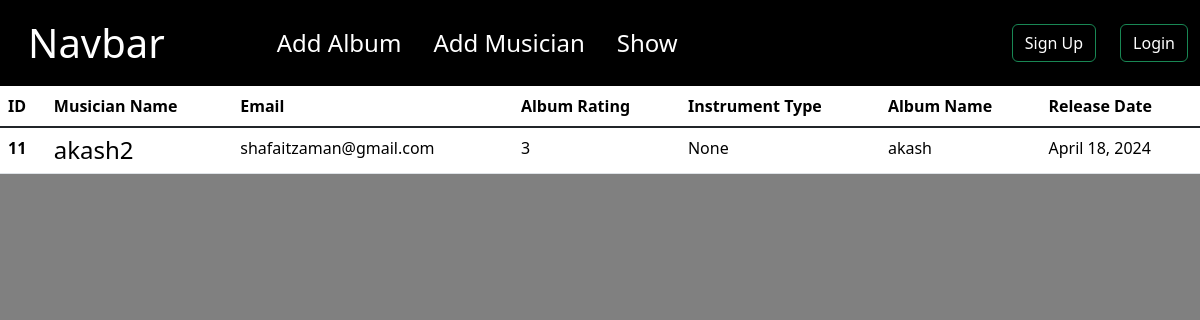
Page /show/ on the committed database.
### album/models.py (models this page shows)
class albums(models.Model):
    choice = [
        ("1", "1"),
        ("2", "2"),
        ("3", "3"),
        ("4", "4"),
        ("5", "5"),
    ]
    album_name = models.CharField(max_length=20)
    release_date = models.DateField()
    rating = models.CharField(choices=choice, max_length=50, default=True)
    musician = models.ForeignKey(musicians, on_delete=models.CASCADE)
    def __str__(self) -> str:
        return f"{self.album_name}"

### musician/models.py (models this page shows, shortened)
class musicians(models.Model):
    first_name = models.CharField(max_length=50)
    last_name = models.CharField(max_length=50)
    email = models.EmailField()
    phone_number = models.IntegerField()
    instrument_type = models.TextField(max_length=50, null=True, blank=True)

### show_detail/views.py (the view)
# urls.py: path("", index, name="add_musician"),
def index(request):
    data = albums.objects.all()
    print(data)
    return render(
        request,
        "show_detail/index.html",
        {"data": data, "logged": request.user.is_authenticated},
    )

### show_detail/templates/show_detail/index.html (shortened to what this page needs)
{% extends "base.html" %}
{% load static %}
{% block log %}
{{block.super}}
{% if logged %}
<a href="{% url 'logout' %}" class="btn btn-outline-danger text-white" type="submit">Logout</a>
{% else %}
<a href="{% url 'login' %}" class="btn btn-outline-success text-white" type="submit">Login</a>
{% endif %}
{% endblock log %}
{% block content %}
<section>
    <table class="table">
        <thead>
            <tr>
                <th scope="col">ID</th>
                <th scope="col">Musician Name</th>
                <th scope="col">Email</th>
                <th scope="col">Album Rating</th>
                <th scope="col">Instrument Type</th>
                <th scope="col">Album Name</th>
                <th scope="col">Release Date</th>
            </tr>
        </thead>
        <tbody class="table-group-divider">
            {% for i in data %}
            <tr>
                <th scope="row">{{i.id}}</th>
                <td><a class="h4 text-decoration-none"
                        href="{% url "edit_musician" i.musician.id %}">{{i.musician.first_name}}</a></td>
                <td>{{i.musician.email}}</td>
                <td>{{i.rating}}</td>
                <td>{{i.instrument_type|default:"None"}}</td>
                <td>{{i.album_name}}</td>
                <td>{{i.release_date}}</td>
            </tr>
            {% endfor %}
        </tbody>
    </table>
</section>
{% endblock content %}

### templates/base.html (style rules this page uses)
body { background-color: gray; }

### rows in the picture
albums: id "11", musician.first_name "akash2", musician.email "shafaitzaman@gmail.com", rating "3", instrument_type "None", album_name "akash", release_date "April 18, 2024"
